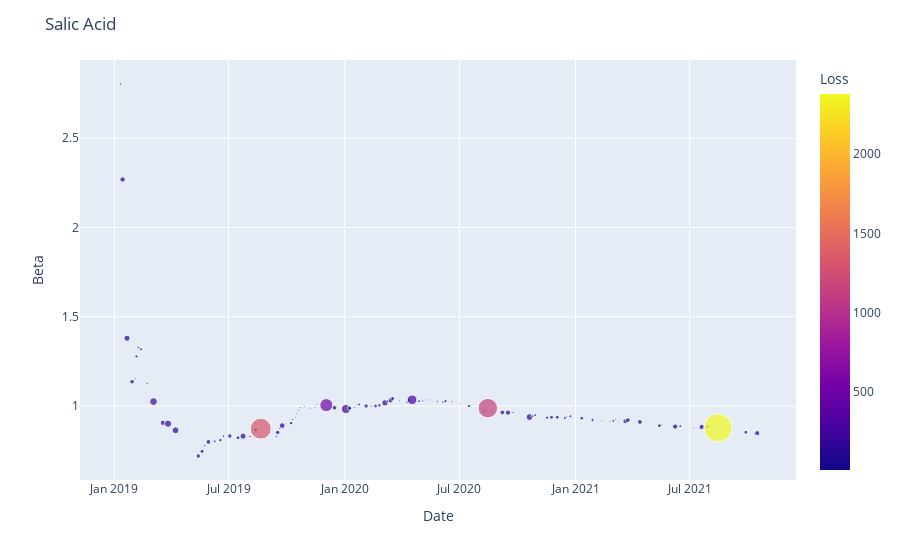

Notebook code cell kept with this figure:
### Code cell
log = False
fig = px.scatter(result, x='Date', y='Beta', color='Loss', size='Loss',
                    log_x=log, log_y=log)
fig.update_layout(
                height= 400,
                title='Salic Acid')
fig.write_image('../assets/salic_acid_1.svg')
fig.show()
